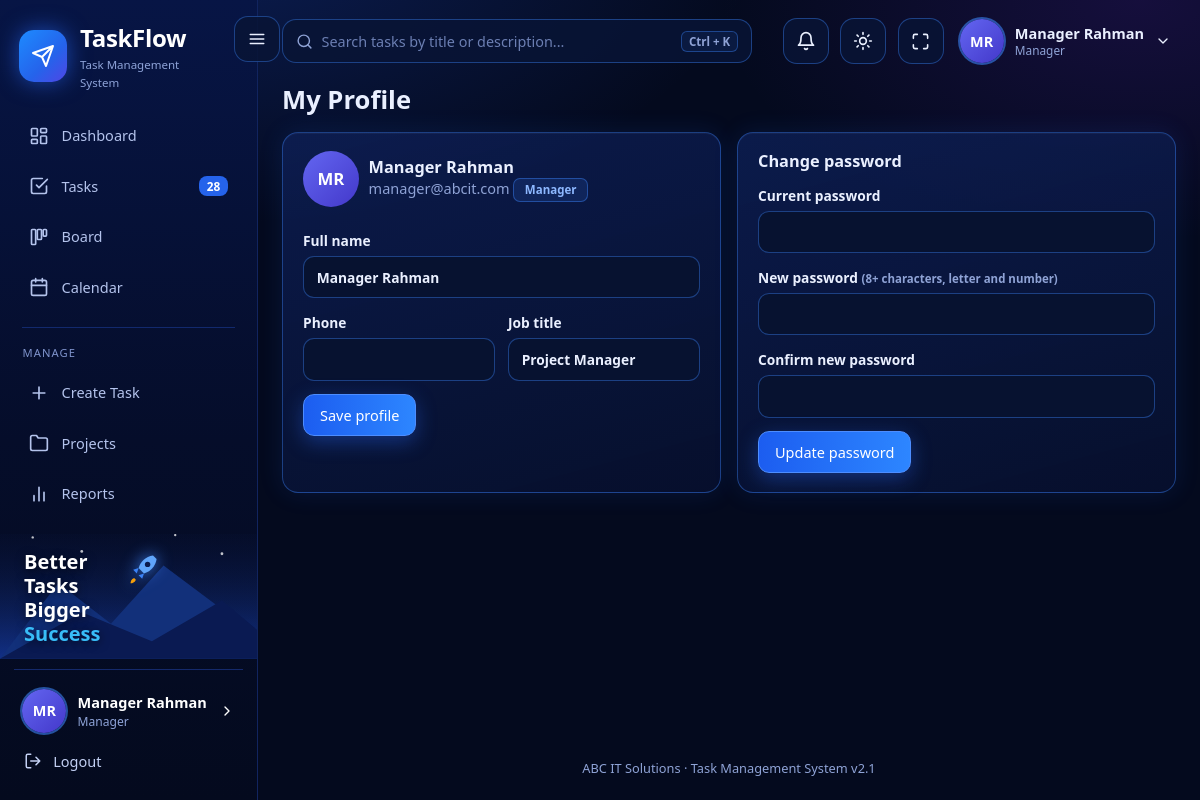
Screenshot of /auth/profile.php (signed in) with the database file from the repository.
### tables this page shows
CREATE TABLE users (
  id INT AUTO_INCREMENT PRIMARY KEY,
  full_name VARCHAR(150) NOT NULL,
  email VARCHAR(150) NOT NULL UNIQUE,
  password_hash VARCHAR(255) NOT NULL,
  role ENUM('admin','manager','employee') NOT NULL DEFAULT 'employee',
  phone VARCHAR(30) NULL,
  job_title VARCHAR(100) NULL,
  is_active TINYINT(1) NOT NULL DEFAULT 1,
  failed_logins TINYINT UNSIGNED NOT NULL DEFAULT 0,
  locked_until DATETIME NULL,
  last_login DATETIME NULL,
  created_at TIMESTAMP NOT NULL DEFAULT CURRENT_TIMESTAMP,
  INDEX idx_role (role)
);

### config/database.php (called while the page is built, shortened)
<?php
class Database
{
    private static ?PDO $pdo = null;
    public static function getConnection(): PDO
    {
        if (self::$pdo === null) {
            try {
                self::$pdo = new PDO('mysql:host=' . self::HOST . ';dbname=' . self::NAME . ';charset=utf8mb4', self::USER, self::PASS, self::OPTIONS);
                self::$pdo->exec("SET time_zone = '" . DB_TIME_ZONE . "'");
            } catch (PDOException $e) {
                $base = defined('BASE_URL') ? BASE_URL : '';
                die('<h3>Database connection failed</h3><p>Start MySQL in XAMPP, then open <a href="' . htmlspecialchars($base) . '/install.php">install.php</a> to create the database.</p><pre>' . htmlspecialchars($e->getMessage()) . '</pre>');
            }
        }
        return self::$pdo;
    }
}

### auth/profile.php (the view, shortened to what this page needs)
<?php
require_once __DIR__ . '/../config/config.php';
$user = require_login();
$pageTitle = 'My Profile'; include __DIR__ . '/../includes/header.php';
?>
<div class="two">
<div class="card"><div class="row"><?= avatar($user['full_name'], 'big') ?><div><h3 style="margin:0"><?= e($user['full_name']) ?></h3><span class="muted"><?= e($user['email']) ?></span> <?= badge(ROLES[$user['role']], 'role') ?></div></div><br>
<form method="post"><?= csrf_field() ?><input type="hidden" name="action" value="profile">
  <label>Full name<input name="full_name" required value="<?= e($user['full_name']) ?>"></label>
  <div class="cols"><label>Phone<input name="phone" value="<?= e($user['phone']) ?>"></label><label>Job title<input name="job_title" value="<?= e($user['job_title']) ?>"></label></div>
  <button class="btn primary">Save profile</button></form></div>
<div class="card"><h3>Change password</h3><form method="post"><?= csrf_field() ?><input type="hidden" name="action" value="password">
  <label>Current password<input type="password" name="current_password" required></label>
  <label>New password <small class="muted">(8+ characters, letter and number)</small><input type="password" name="new_password" required minlength="8"></label>
  <label>Confirm new password<input type="password" name="confirm_password" required></label>
  <button class="btn primary">Update password</button></form></div></div>
<?php include __DIR__ . '/../includes/footer.php'; ?>

### includes/header.php (shortened to what this page needs)
<?php
$user = $user ?? require_login();
$unread = unread_count($user['id']);
$nav = [
  'admin' => [['Overview', [['Dashboard','admin/dashboard.php','dashboard'],['All Tasks','tasks/index.php','tasks'],['Create Task','manager/task_form.php','plus'],['Board','tasks/board.php','board'],['Calendar','tasks/calendar.php','calendar']]],
              ['Administration', [['Users','admin/users.php','user'],['Reports','reports/index.php','chart'],['System Activity','admin/activity.php','activity'],['Settings','admin/settings.php','sliders']]]],
  'manager' => [['Overview', [['Dashboard','manager/dashboard.php','dashboard'],['Tasks','tasks/index.php','tasks'],['Board','tasks/board.php','board'],['Calendar','tasks/calendar.php','calendar']]],
                ['Manage', [['Create Task','manager/task_form.php','plus'],['Projects','manager/projects.php','folder'],['Reports','reports/index.php','chart']]]],
  'employee' => [['My Work', [['Dashboard','employee/dashboard.php','dashboard'],['My Tasks','tasks/index.php','tasks'],['My Board','tasks/board.php','board'],['Calendar','tasks/calendar.php','calendar'],['Task History','employee/history.php','clock']]]],
][$user['role']];
if ($user['role'] === 'employee') { $bc = db()->prepare("SELECT COUNT(*) FROM tasks WHERE assigned_to = ? AND status <> 'Completed'"); $bc->execute([$user['id']]); $navCount = (int)$bc->fetchColumn(); }
else $navCount = (int)db()->query('SELECT COUNT(*) FROM tasks')->fetchColumn();
$here = $_SERVER['SCRIPT_NAME'];
?><!DOCTYPE html>
<html lang="en" data-theme="dark"><head><meta charset="utf-8"><meta name="viewport" content="width=device-width, initial-scale=1">
<link rel="stylesheet" href="<?= e(url('assets/css/style.css')) ?>"></head>
<body>
<aside class="sidebar" id="sidebar">
  <a class="brand" href="<?= e(url(home_for($user['role']))) ?>"><span class="logo"><?= icon('send', 24) ?></span><span>TaskFlow<small>Task Management System</small></span></a>
  <nav><?php foreach ($nav as $gi => [$group, $items]): ?><?php if ($gi > 0): ?><div class="grp"><?= e($group) ?></div><?php endif; ?>
    <?php foreach ($items as [$label, $path, $ic]): ?><a href="<?= e(url($path)) ?>" class="<?= substr($here, -strlen($path)) === $path ? 'active' : '' ?>"><?= icon($ic, 20) ?><span><?= e($label) ?></span><?php if ($path === 'tasks/index.php'): ?><em class="cnt"><?= $navCount ?></em><?php endif; ?></a><?php endforeach; endforeach; ?></nav>
  <?= art_sidebar() ?>
  <div class="side-foot"><a href="<?= e(url('auth/profile.php')) ?>" class="me"><?= avatar($user['full_name'], 'lg') ?><span><b><?= e($user['full_name']) ?></b><small><?= e(ROLES[$user['role']]) ?></small></span><?= icon('right', 16) ?></a>
    <a class="logout" href="<?= e(url('auth/logout.php')) ?>"><?= icon('logout', 18) ?> Logout</a></div>
</aside>
<button id="menuBtn" class="icon-btn" type="button" aria-label="Toggle navigation" aria-controls="sidebar" aria-expanded="true" title="Toggle navigation"><?= icon('menu') ?></button>
<main class="main">
  <header class="topbar">
    <form class="search" action="<?= e(url('tasks/index.php')) ?>" method="get"><?= icon('search', 17) ?><input id="gsearch" name="q" placeholder="Search tasks by title or description..." aria-label="Search tasks"><kbd>Ctrl + K</kbd></form>
    <div class="tb-right">
      <a class="icon-btn bell" href="<?= e(url('notifications.php')) ?>" aria-label="Notifications"><?= icon('bell', 20) ?><?php if ($unread): ?><span class="dotn"><?= $unread > 9 ? '9+' : $unread ?></span><?php endif; ?></a>
      <button id="themeBtn" class="icon-btn" aria-label="Toggle light / dark mode" title="Light / dark mode"><?= icon('sun', 20) ?></button>
      <button id="fsBtn" class="icon-btn" aria-label="Full screen" title="Full screen"><?= icon('expand', 19) ?></button>
      <div class="usermenu" id="userMenu"><button class="um-btn" aria-haspopup="true"><?= avatar($user['full_name'], 'lg') ?><span><b><?= e($user['full_name']) ?></b><small><?= e($user['role'] === 'admin' ? 'Administrator' : ROLES[$user['role']]) ?></small></span><?= icon('down', 16) ?></button>
        </div>
    </div>
  </header>
  <div class="page-content">
  <?php if (!empty($greeting)): ?>
  <div class="greet"><span class="wave">&#128075;</span><div><small><?= e(greeting_word()) ?>,</small><h1><?= e($user['full_name']) ?> <?= icon('badge', 22) ?></h1><p><?= e($greeting) ?></p></div></div>
  <?php else: ?><h1 class="ptitle"><?= e($pageTitle ?? '') ?></h1><?php endif; ?>

### includes/functions.php (shortened to what this page needs)
<?php
function cut(string $s, int $start, ?int $len = null): string { return function_exists('mb_substr') ? mb_substr($s, $start, $len) : substr($s, $start, $len); }
function e($v): string { return htmlspecialchars((string)$v, ENT_QUOTES, 'UTF-8'); }
function url(string $p = ''): string { return BASE_URL . '/' . ltrim($p, '/'); }
function db(): PDO { return Database::getConnection(); }
function current_user(): ?array
{
    static $u = false;
    if ($u === false) {
        $u = null;
        if (!empty($_SESSION['uid'])) {
            $st = db()->prepare('SELECT id, full_name, email, phone, job_title, role, is_active FROM users WHERE id = ? AND is_active = 1');
            $st->execute([$_SESSION['uid']]);
            $u = $st->fetch() ?: null;
        }
    }
    return $u;
}
function home_for(string $role): string { return $role . '/dashboard.php'; }
function require_login(bool $json = false): array
{
    $u = current_user();
    return $u;
}
function badge(string $text, string $kind): string
{
    return '<span class="badge b-' . e(strtolower(str_replace(' ', '-', $kind))) . '">' . e($text) . '</span>';
}
function avatar(string $name, string $cls = ''): string
{
    $parts = preg_split('/\s+/', trim($name));
    $second = $parts[1] ?? '';
    $ini = strtoupper(cut($parts[0], 0, 1) . ($second === '' ? '' : (ctype_digit($second) ? (ltrim($second, '0') ?: '0') : cut($second, 0, 1))));
    return '<span class="avatar a' . (crc32($name) % 6) . ' ' . $cls . '">' . e($ini) . '</span>';
}
function icon(string $n, int $s = 18): string
{
    return '<svg class="ic" width="' . $s . '" height="' . $s . '" viewBox="0 0 24 24" fill="none" stroke="currentColor" stroke-width="2" stroke-linecap="round" stroke-linejoin="round" aria-hidden="true">' . ($p[$n] ?? '') . '</svg>';
}

### rows the page displays
users: full_name "MR MR MR", full_name "Manager Rahman", role "Manager", email "manager@abcit.com", job_title "Project Manager"

### other values shown
$label "Dashboard"
$label "Tasks"
$navCount "28"
$label "Board"
$label "Calendar"
$group "MANAGE"
$label "Create Task"
$label "Projects"
$label "Reports"
$pageTitle "My Profile"
$text "Manager"
company_name() "ABC IT Solutions"
APP_VERSION "2.1"
